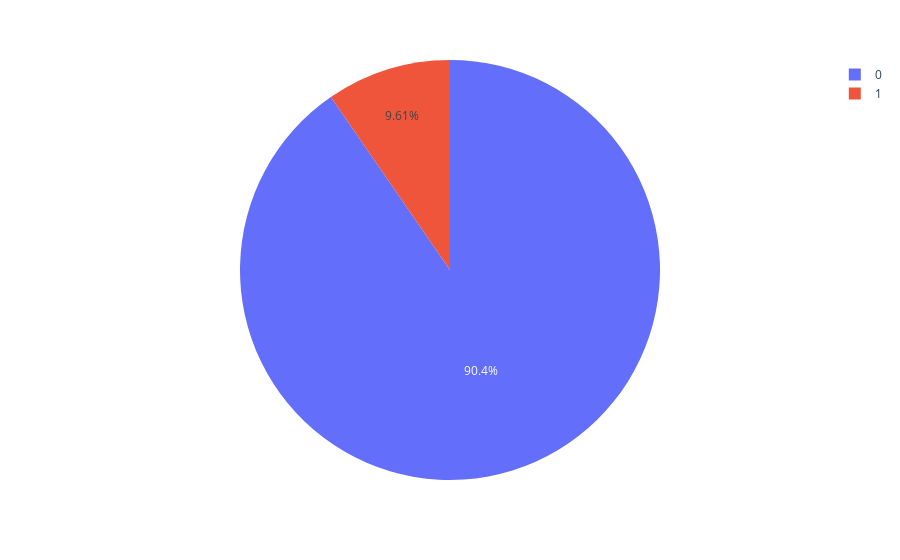

Write notebook code for a chart like this one.
### Markdown cell above
#   paid consumer churn ratio

### Code cell
# out of them how many  current paid consumption which will churn
paid_churn=df_merge[['imp_cons','churn']].groupby('churn')['imp_cons'].sum()
px.pie(names=paid_churn.index,values=paid_churn.values)
# 9.61% paid consumer will  churn out

### Figure 1 — Plotly figure (JSON) as saved in the notebook; plotly's stock layout.template omitted (floating-point values rounded to 4 significant figures)
{"data": [{"domain": {"x": [0, 1], "y": [0, 1]}, "hovertemplate": "label=%{label}<br>value=%{value}<extra></extra>", "labels": [0, 1], "legendgroup": "", "name": "", "showlegend": true, "type": "pie", "values": [24190000.0, 2570000.0]}], "layout": {"legend": {"tracegroupgap": 0}, "margin": {"t": 60}}}
